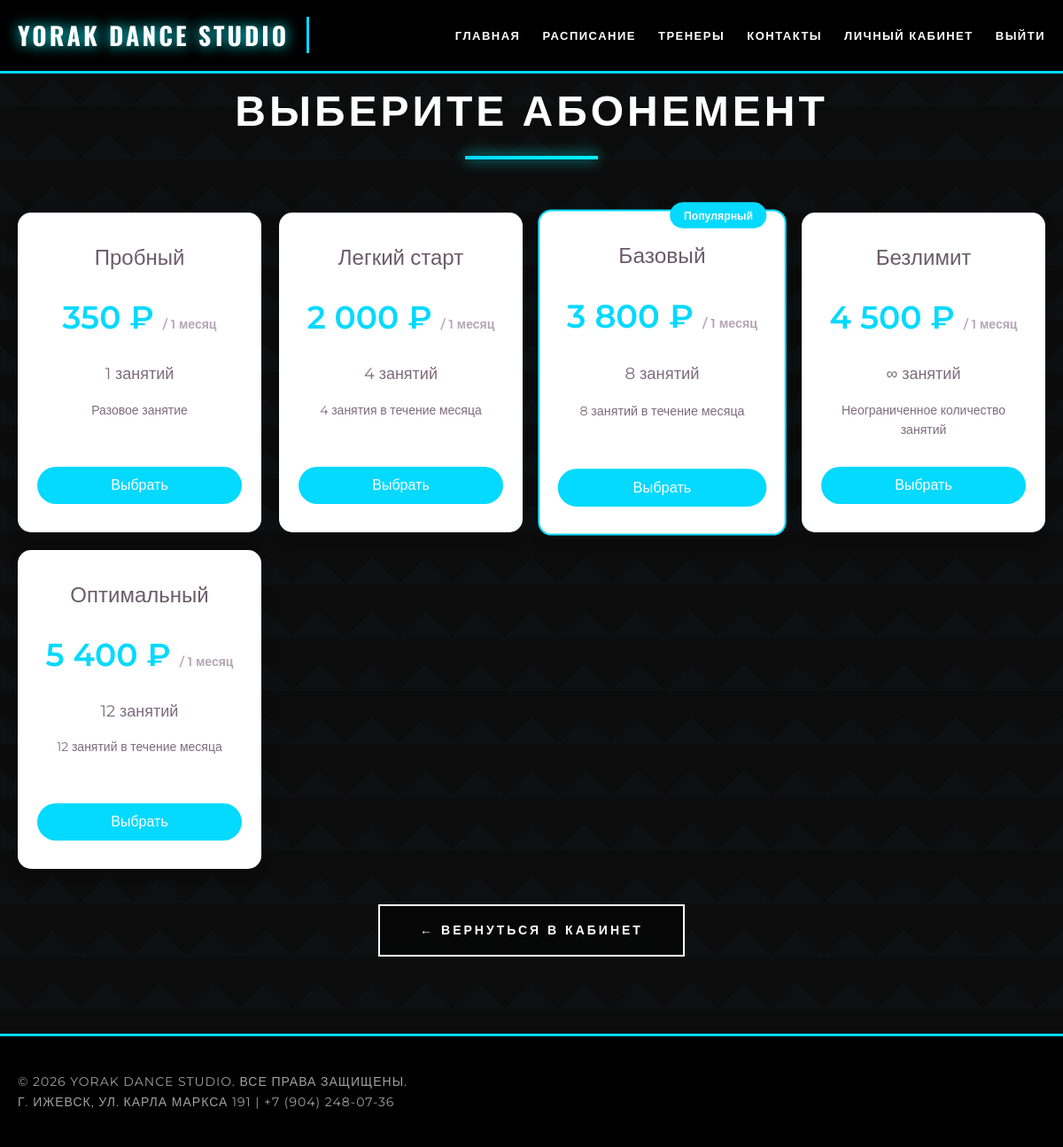
The page /buy_membership.php (signed in) on the database its author committed.
### tables this page shows
CREATE TABLE `membership_plans` (
  `id` int NOT NULL AUTO_INCREMENT,
  `name` varchar(100) NOT NULL,
  `lessons` int NOT NULL,
  `months` int NOT NULL,
  `price` decimal(10,2) NOT NULL,
  `description` text,
  `is_active` tinyint DEFAULT '1',
  `created_at` timestamp NULL DEFAULT CURRENT_TIMESTAMP,
  PRIMARY KEY (`id`)
);

### buy_membership.php (the view, shortened to what this page needs)
<?php
require_once 'includes/db.php';
$plans = $pdo->query("SELECT * FROM membership_plans WHERE is_active = 1 ORDER BY price")->fetchAll();
?>
<?php include 'includes/header.php'; ?>
<div class="container">
    <h1 class="section-title">Выберите абонемент</h1>
    <div class="plans-grid">
        <?php foreach($plans as $index => $plan): ?>
            <div class="plan-card <?= $index == 2 ? 'popular' : '' ?>">
                <?php if($index == 2): ?>
                    <div class="popular-badge">Популярный</div>
                <?php endif; ?>
                <div class="plan-name"><?= htmlspecialchars($plan['name'])?></div>
                <div class="plan-price">
                    <?= number_format($plan['price'], 0, '', ' ') ?> ₽
                    <small>/ <?= $plan['months'] ?> <?= $plan['months'] == 1 ? 'месяц' : 'месяца' ?></small>
                </div>
                <div class="plan-lessons"><?= $plan['lessons'] == 999 ? '∞' : $plan['lessons'] ?> занятий</div>
                <div class="plan-description"><?= htmlspecialchars($plan['description'])?></div>
                <form method="POST">
                    <button type="submit" name="buy_plan" class="btn-buy">Выбрать</button>
                </form>
            </div>
        <?php endforeach; ?>
    </div>
    <p style="text-align: center; margin: 30px 0;">
        <a href="cabinet.php" class="btn btn-outline">← Вернуться в кабинет</a>
    </p>
</div>
<?php include 'includes/footer.php'; ?>

### css/style.css (style rules this page uses)
:root { --primary-bg: #0c0c0c; --secondary-bg: #111111; --accent-main: #04d9ff; --accent-neon: #00f5ff; --text-primary: #e0e0e0; --text-secondary: #a0a0a0; --border-color: #2a2a2a; --shadow-color: rgba(4, 217, 255, 0.4); }
* { margin: 0; padding: 0; box-sizing: border-box; }
body { font-family: 'Montserrat', sans-serif; line-height: 1.6; color: var(--text-primary); background: var(--primary-bg); background-image: linear-gradient(45deg, rgba(4, 217, 255, 0.02) 25%, transparent 25%), linear-gradient(-45deg, rgba(4, 217, 255, 0.02) 25%, transparent 25%); background-size: 60px 60px; min-height: 100vh; }
.container { max-width: 1200px; margin: 0 auto; padding: 0 20px; }
.btn { display: inline-block; padding: 16px 45px; background: transparent; color: #ffffff; text-decoration: none; font-weight: 700; transition: all 0.3s; border: 2px solid var(--accent-main); cursor: pointer; text-transform: uppercase; letter-spacing: 3px; font-size: 14px; position: relative; overflow: hidden; z-index: 1; margin: 0 10px; background: rgba(0, 0, 0, 0.5); }
.btn::before { content: ''; position: absolute; top: 0; left: -100%; width: 100%; height: 100%; background: linear-gradient(90deg, var(--accent-main), var(--accent-neon)); transition: left 0.3s ease; z-index: -1; }
.btn-outline { border: 2px solid #ffffff; color: #ffffff; }
.section-title { text-align: center; font-size: 48px; font-weight: 900; margin-bottom: 60px; color: #ffffff; text-transform: uppercase; letter-spacing: 4px; position: relative; padding-bottom: 20px; font-family: 'Oswald', sans-serif; }
.section-title::after { content: ''; position: absolute; bottom: 0; left: 50%; transform: translateX(-50%); width: 150px; height: 4px; background: linear-gradient(90deg, var(--accent-main), var(--accent-neon)); box-shadow: 0 0 15px var(--accent-neon); }

### buy_membership.php (style rules this page uses)
.plans-grid { display: grid; grid-template-columns: repeat(auto-fit, minmax(250px, 1fr)); gap: 20px; margin: 40px 0; }
.plan-card { background: white; border-radius: 15px; padding: 30px 20px; text-align: center; box-shadow: 0 5px 20px rgba(0,0,0,0.05); transition: transform 0.3s; position: relative; border: 2px solid transparent; }
.plan-card.popular { border-color: #04d9ff; transform: scale(1.02); }
.popular-badge { position: absolute; top: -10px; right: 20px; background: #04d9ff; color: white; padding: 5px 15px; border-radius: 20px; font-size: 12px; font-weight: 600; }
.plan-name { font-size: 24px; color: #6b5b6b; margin-bottom: 10px; }
.plan-price { font-size: 36px; color: #04d9ff; font-weight: 600; margin: 20px 0; }
.plan-price small { font-size: 14px; color: #b5a5b5; }
.plan-lessons { font-size: 18px; color: #7e6b7e; margin: 15px 0; }
.plan-description { color: #7e6b7e; font-size: 14px; margin: 15px 0; min-height: 60px; }
.btn-buy { background: #04d9ff; color: white; border: none; padding: 12px 30px; border-radius: 30px; cursor: pointer; font-size: 16px; width: 100%; transition: all 0.3s; }

### rows shown on the page
membership_plans: name "Пробный", price "350", months "1", shows "месяц", lessons "1", description "Разовое занятие"
membership_plans: name "Легкий старт", price "2 000", months "1", shows "месяц", lessons "4", description "4 занятия в течение месяца"
membership_plans: shows "Популярный", name "Базовый", price "3 800", months "1", shows "месяц", lessons "8", description "8 занятий в течение месяца"
membership_plans: name "Безлимит", price "4 500", months "1", shows "месяц", description "Неограниченное количество занятий"
membership_plans: name "Оптимальный", price "5 400", months "1", shows "месяц", lessons "12", description "12 занятий в течение месяца"
